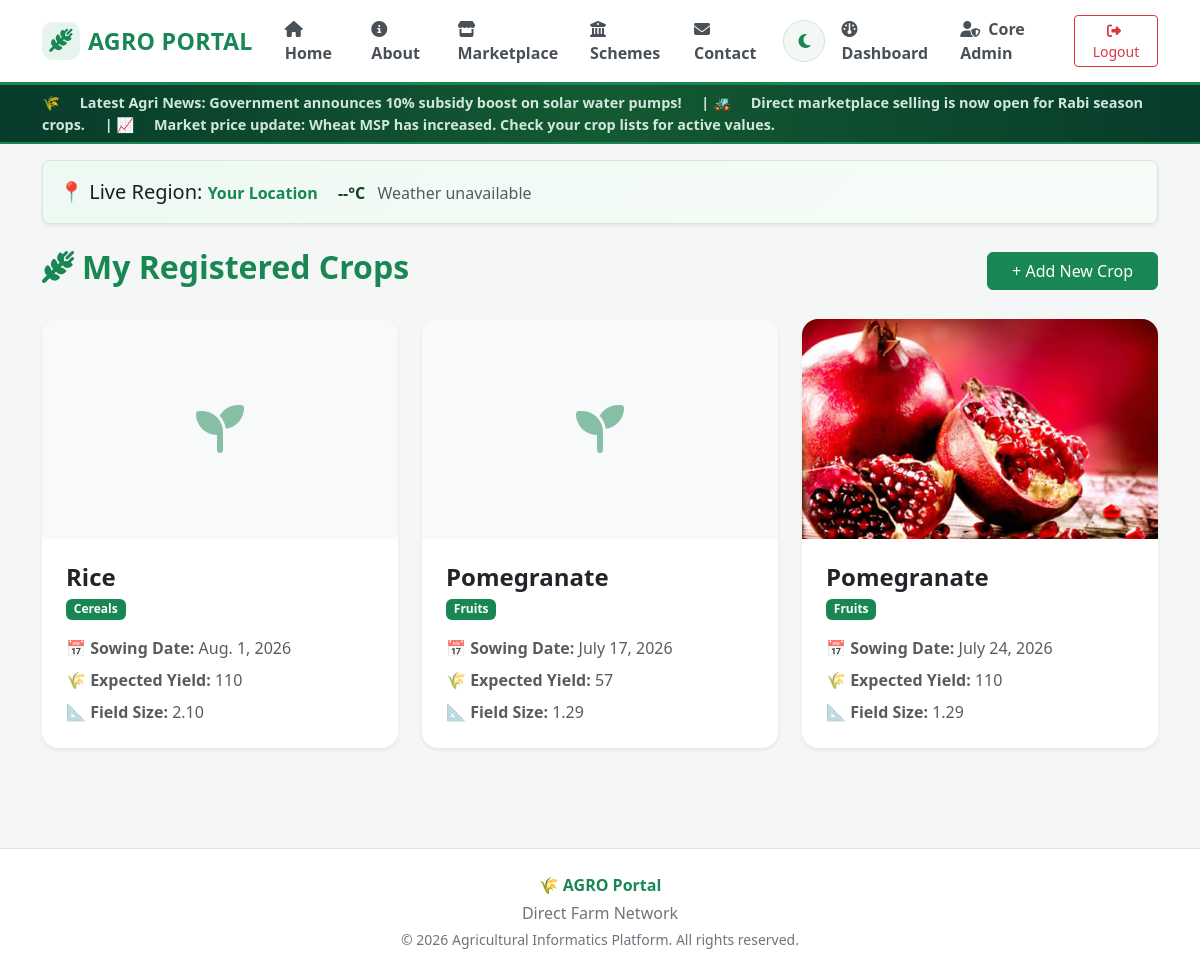
Page /crops/ (signed in) on the committed database.
### core/models.py (models this page shows, shortened)
class Crop(models.Model):
    farmer = models.ForeignKey(User, on_delete=models.CASCADE, related_name='crops')
    crop_name = models.CharField(max_length=100)
    category = models.CharField(max_length=100, blank=True, null=True)
    sowing_date = models.DateField()
    estimated_yield = models.CharField(max_length=100, blank=True, null=True)
    field_size = models.CharField(max_length=50, blank=True, null=True)
    image = models.ImageField(upload_to='crop_images/', null=True, blank=True)
    created_at = models.DateTimeField(auto_now_add=True)

### core/views.py (the view)
# urls.py: path('crops/', views.crop_list_view, name='crop_list'),
@login_required
def crop_list_view(request):
    crops = Crop.objects.filter(farmer=request.user)
    return render(request, 'core/crop-list.html', {'crops': crops})

### core/templates/core/crop-list.html (shortened to what this page needs)
{% extends 'core/base.html' %}
{% block content %}
<div class="d-flex justify-content-between align-items-center mb-4">
    <h2 class="fw-bold text-success"><i class="fa-solid fa-wheat-awn me-2"></i>My Registered Crops</h2>
    <a href="{% url 'add_crop' %}" class="btn btn-success px-4">+ Add New Crop</a>
</div>
<div class="row g-4">
    {% for crop in crops %}
        <div class="col-md-4">
            <div class="card border-0 shadow-sm rounded-4 overflow-hidden bg-white h-100">
                {% if crop.image %}
                    <img src="{{ crop.image.url }}" alt="{{ crop.crop_name }}" class="card-img-top" style="height: 220px; object-fit: cover;">
                {% else %}
                    <div class="bg-light d-flex align-items-center justify-content-center" style="height: 220px;">
                        <i class="fa-solid fa-seedling fa-3x text-success opacity-50"></i>
                    </div>
                {% endif %}
                <div class="card-body p-4">
                    <h4 class="fw-bold text-dark mb-1">{{ crop.crop_name }}</h4>
                    {% if crop.category %}
                        <span class="badge bg-success mb-3">{{ crop.category }}</span>
                    {% endif %}
                    <p class="text-muted mb-2">📅 <strong>Sowing Date:</strong> {{ crop.sowing_date }}</p>
                    {% if crop.estimated_yield %}
                        <p class="text-muted mb-2">🌾 <strong>Expected Yield:</strong> {{ crop.estimated_yield }}</p>
                    {% endif %}
                    {% if crop.field_size %}
                        <p class="text-muted mb-0">📐 <strong>Field Size:</strong> {{ crop.field_size }}</p>
                    {% endif %}
                </div>
            </div>
        </div>
    {% empty %}
        <div class="col-12 text-center py-5">
            <p class="text-muted fs-5">No crops registered yet. Click "+ Add New Crop" to register your first crop.</p>
        </div>
    {% endfor %}
</div>
{% endblock %}

### core/templates/core/base.html (shortened to what this page needs)
{% load static %}
<!DOCTYPE html>
<html lang="en">
<head>
    <link
        href="https://cdn.jsdelivr.net/npm/bootstrap@5.3.0/dist/css/bootstrap.min.css"
        rel="stylesheet"
    >
    <link
        rel="stylesheet"
        href="https://cdnjs.cloudflare.com/ajax/libs/font-awesome/6.4.0/css/all.min.css"
    >
</head>
<body>
<nav
    id="mainNavbar"
    class="navbar navbar-expand-lg agro-navbar sticky-top"
>
    <div class="container">
        <a
            class="navbar-brand d-flex align-items-center"
            href="{% url 'index' %}"
        >
            <span class="navbar-brand-icon">
                <i class="fa-solid fa-wheat-awn"></i>
            </span>
            AGRO PORTAL
        </a>
        <div
            class="collapse navbar-collapse"
            id="navbarNav"
        >
            <ul
                class="navbar-nav ms-auto align-items-lg-center"
            >
                <li class="nav-item">
                    <a
                        class="nav-link mx-lg-1"
                        href="{% url 'index' %}"
                    >
                        <i class="fa-solid fa-house me-1"></i>
                        Home
                    </a>
                </li>
                <li class="nav-item">
                    <a
                        class="nav-link mx-lg-1"
                        href="{% url 'about' %}"
                    >
                        <i class="fa-solid fa-circle-info me-1"></i>
                        About
                    </a>
                </li>
                <li class="nav-item">
                    <a
                        class="nav-link mx-lg-1"
                        href="{% url 'marketplace' %}"
                    >
                        <i class="fa-solid fa-store me-1"></i>
                        Marketplace
                    </a>
                </li>
                <li class="nav-item">
                    <a
                        class="nav-link mx-lg-1"
                        href="{% url 'schemes' %}"
                    >
                        <i class="fa-solid fa-building-columns me-1"></i>
                        Schemes
                    </a>
                </li>
                <li class="nav-item">
                    <a
                        class="nav-link mx-lg-1"
                        href="{% url 'contact' %}"
                    >
                        <i class="fa-solid fa-envelope me-1"></i>
                        Contact
                    </a>
                </li>
                <li class="nav-item ms-lg-2">
                    <button
                        id="agro-theme-toggle"
                        class="theme-toggle"
                        type="button"
                        onclick="toggleAgroTheme()"
                        aria-label="Toggle dark mode"
                        title="Switch to Dark Mode"
                    >
                    </button>
                </li>
                {% if user.is_authenticated %}
                    <li class="nav-item">
                        <a
                            class="nav-link mx-lg-1 text-success fw-bold"
                            href="{% url 'dashboard' %}"
                        >
                            <i class="fa-solid fa-gauge me-1"></i>
                            Dashboard
                        </a>
                    </li>
                    {% if user.is_staff or user.is_superuser %}
                        <li class="nav-item">
                            <a
                                class="nav-link mx-lg-1 text-danger fw-bold"
                                href="/admin/"
                            >
                                <i class="fa-solid fa-user-shield me-1"></i>
                                Core Admin
                            </a>
                        </li>
                    {% endif %}
                    <li class="nav-item ms-lg-1">
                        <form
                            action="{% url 'logout' %}"
                            method="post"
                            class="d-inline"
                        >
                            <button
                                type="submit"
                                class="btn btn-sm btn-outline-danger px-3"
                            >
                                <i
                                    class="fa-solid fa-right-from-bracket me-1"
                                ></i>
                                Logout
                            </button>
                        </form>
                    </li>
                {% endif %}
            </ul>
        </div>
    </div>
</nav>
<div class="marquee-wrapper">
    <div class="container">
        <marquee
            behavior="scroll"
            direction="left"
            scrollamount="6"
        >
            🌾
            <span class="mx-3">
                Latest Agri News: Government announces
                10% subsidy boost on solar water pumps!
            </span>
            |
            🚜
            <span class="mx-3">
                Direct marketplace selling is now open
                for Rabi season crops.
            </span>
            |
            📈
            <span class="mx-3">
                Market price update: Wheat MSP has increased.
                Check your crop lists for active values.
            </span>
        </marquee>
    </div>
</div>
<div class="container mt-3">
    <div
        id="weather-banner"
        class="weather-banner
               d-flex
               justify-content-between
               align-items-center
               p-3
               rounded-3
               shadow-sm"
    >
        <div>
            <span class="fs-5">
                📍
                <span class="d-none d-sm-inline">
                    Live Region:
                </span>
            </span>
            <strong
                id="user-city"
                class="weather-location"
            >
            </strong>
            <span
                id="weather-temp"
                class="ms-2 ms-sm-3 weather-temp"
            >
                --°C
            </span>
            <span
                id="weather-condition"
                class="ms-1 ms-sm-2 text-muted"
            >
            </span>
        </div>
    </div>
</div>
<main
    class="container py-4"
    style="min-height: 78vh;"
>
    {% block content %}
    {% endblock %}
</main>
<footer
    class="agro-footer
           py-4
           text-center
           mt-auto"
>
    <div class="container">
        <div class="footer-brand mb-1">
            🌾 AGRO Portal
        </div>
        <p class="mb-1">
            Direct Farm Network
        </p>
        <p class="mb-0 small">
            &copy; 2026 Agricultural Informatics Platform.
            All rights reserved.
        </p>
    </div>
</footer>
</body>
</html>

### core/templates/core/base.html (style rules this page uses)
:root { --agro-green: #198754; --agro-dark-green: #073b2a; --agro-light-green: #eef9f3; --body-bg: #f4f7f5; --card-bg: #ffffff; --text-main: #17221d; --text-muted: #6c757d; --border-color: #dcebe2; --navbar-bg: #ffffff; --footer-bg: #ffffff; }
body { background-color: var(--body-bg); color: var(--text-main); font-family: 'Segoe UI', Tahoma, Geneva, Verdana, sans-serif; transition: background-color 0.35s ease, color 0.35s ease; min-height: 100vh; }
.agro-navbar { background-color: var(--navbar-bg); border-bottom: 3px solid var(--agro-green); transition: background-color 0.35s ease, box-shadow 0.35s ease; }
.navbar-brand { font-weight: 800; color: var(--agro-green) !important; font-size: 1.45rem; letter-spacing: 0.3px; transition: transform 0.25s ease; }
.navbar-brand-icon { display: inline-flex; align-items: center; justify-content: center; width: 38px; height: 38px; border-radius: 11px; background: rgba(25, 135, 84, 0.10); margin-right: 8px; transition: transform 0.3s ease; }
.nav-link { position: relative; font-weight: 600; color: #495057 !important; padding: 9px 12px !important; transition: color 0.25s ease, transform 0.25s ease; }
.nav-link::after { content: ""; position: absolute; left: 12px; right: 12px; bottom: 2px; height: 2px; background: var(--agro-green); transform: scaleX(0); transform-origin: center; transition: transform 0.25s ease; }
.theme-toggle { width: 42px; height: 42px; border-radius: 50%; border: 1px solid #d5e4db; background: #f4f8f5; color: #198754; display: inline-flex; align-items: center; justify-content: center; font-size: 1rem; cursor: pointer; transition: transform 0.3s ease, background 0.3s ease, color 0.3s ease, border-color 0.3s ease; }
.marquee-wrapper { background: linear-gradient( 90deg, #073b2a, #145a32, #073b2a ); color: #d1e7dd; padding: 7px 0; font-size: 0.9rem; font-weight: 600; border-bottom: 2px solid #198754; overflow: hidden; }
.weather-banner { background: linear-gradient( 135deg, #eef9f3, #f8fcf9 ); border: 1px solid #d1ebd9; transition: background 0.35s ease, border 0.35s ease, box-shadow 0.35s ease; }
.weather-location { font-weight: 700; color: #198754; }
.weather-temp { font-weight: 800; color: #173c2b; }
.agro-footer { background: var(--footer-bg); border-top: 1px solid #dee2e6; color: #6c757d; transition: background 0.35s ease, color 0.35s ease; }
.footer-brand { color: var(--agro-green); font-weight: 800; }
main { animation: pageFadeIn 0.45s ease; }

### rows in the picture
Crop: crop_name "Rice", category "Cereals", sowing_date "Aug. 1, 2026", estimated_yield "110", field_size "2.10"
Crop: crop_name "Pomegranate", category "Fruits", sowing_date "July 17, 2026", estimated_yield "57", field_size "1.29"
Crop: image (picture), crop_name "Pomegranate", category "Fruits", sowing_date "July 24, 2026", estimated_yield "110", field_size "1.29"
